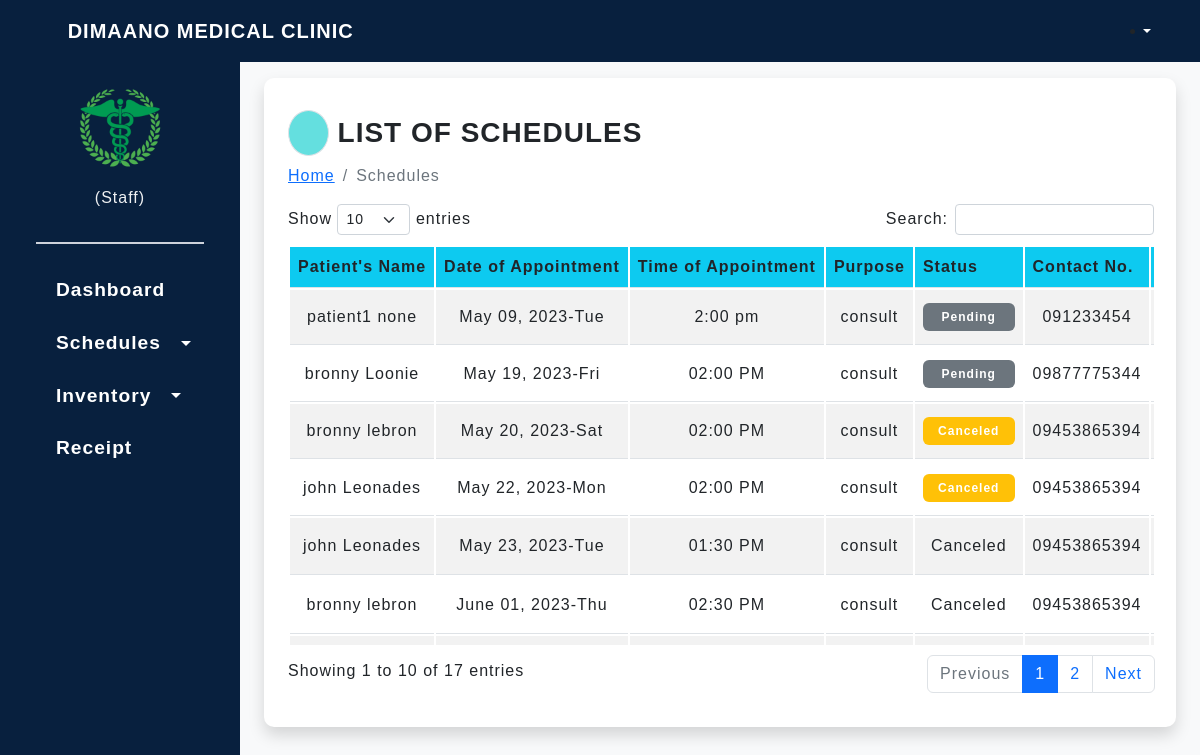
The page /schedules.php (signed in) on the database its author committed.
### tables this page shows
CREATE TABLE `schedule` (
  `id` int(11) NOT NULL,
  `patient` text NOT NULL,
  `date` date NOT NULL,
  `time_sched` text NOT NULL,
  `service` text NOT NULL,
  `contact_sched` text NOT NULL,
  `status` text NOT NULL,
  `notify_status` text NOT NULL
);

### schedules.php (the view, shortened to what this page needs)
<?php
include_once 'database/dbconn.php';
?>
<!DOCTYPE html>
<html lang="en">
<head>
    <link rel="stylesheet" href="css/bootstrap.min.css">
    <link rel="stylesheet" href="css/googleFonts.css">
    <link rel="stylesheet" href="css/main.css">
    <link rel="stylesheet" href="css/dataTables.min.css">
    <link rel="stylesheet" href="https://cdn.datatables.net/responsive/2.4.1/css/responsive.dataTables.min.css">
</head>
<body>
    <?php include('include/navbar.php') ?>
    <div class="d-flex bg-light" id="wrapper">
        <?php include('include/sidebar.php') ?>
        <div id="page-content-wrapper">
            <div class="container-fluid mt-3 px-4">
                <div class="bg-white p-4 shadow mb-4">
                    <div class="d-flex justify-content-between">
                        <h3 class="mt-2 text-uppercase fw-bold"><i class="fa-solid fa-calendar-days border rounded-circle secondary-bg2 p-2"></i> List of Schedules</h3>
                    </div>
                    <nav aria-label="breadcrumb">
                        <ol class="breadcrumb">
                            <li class="breadcrumb-item"><a href="home.php">Home</a></li>
                            <li class="breadcrumb-item active" aria-current="page">Schedules</li>
                        </ol>
                    </nav>
                    <div class="row">
                        <div class="col">
                            <table class="table table-striped display nowrap" id="tableSchedule" style="width: 100%;">
                                <thead class="bg-info">
                                    <tr>
                                        <th scope="col">Patient's Name</th>
                                        <th scope="col">Date of Appointment</th>
                                        <th scope="col">Time of Appointment</th>
                                        <th scope="col">Purpose</th>
                                        <th scope="col">Status</th>
                                        <th scope="col">Contact No.</th>
                                        <th scope="col" class="text-center">Date</th>
                                    </tr>
                                </thead>
                                <?php
                                $result = $mysqli->query("SELECT * FROM schedule ORDER BY id asc");
                                ?>
                                <tbody class="align-middle text-center">
                                    <?php while ($users = $result->fetch_assoc()) {
                                        $date = $users['sched_create'];
                                        $newdate = date("F d, Y - D h:i:s A", strtotime($date));
                                        $d = $users['date'];
                                        $a = explode(" ", $d);
                                        [$su] = $a;
                                        $newdate2 = date("F d, Y-D", strtotime($su));
                                    ?>
                                        <tr>
                                            <td><?php echo $users['patient'] ?></td>
                                            <td><?php echo $newdate2 ?></td>
                                            <td><?php echo $users['time_sched'] ?></td>
                                            <td><?php echo $users['service'] ?></td>
                                            <td>
                                                <div class="p-2 w-100 <?php echo ($users['status'] === 'pending' ? 'badge bg-secondary' : ($users['status'] === 'done' ? 'badge bg-success' : ($users['status'] === 'cancel' ? 'badge bg-warning' : ''))) ?>">
                                                    <?php
                                                    $n = $users['status'];
                                                    $a = ($n === 'pending') ? "Pending" : (($n === 'done') ? 'Done' : 'Canceled');
                                                    echo $a ?>
                                                </div>
                                            </td>
                                            <td><?php echo $users['contact_sched'] ?></td>
                                            <td><?php echo $newdate ?></td>
                                        </tr>
                                    <?php } ?>
                                </tbody>
                            </table>
                        </div>
                    </div>
                </div>
            </div>
        </div>
    </div>
</body>
</html>

### css/main.css (style rules this page uses)
:root { --second-bg-color: #c1efde; --blue: #64dfdf; }
* { margin: 0; padding: 0; box-sizing: border-box; letter-spacing: 1px; font-family: 'Poppins', sans-serif; }
.secondary-bg2 { background-color: var(--blue); }
.bg-white { border-radius: 10px; }
#page-content-wrapper { min-width: 100vw; }
@media (min-width: 1024px) { #page-content-wrapper { min-width: 0; width: 100%; } }

### schedules.php (style rules this page uses)
table thead { position: sticky; top: -1px; }

### rows shown on the page
schedule: patient "patient1 none", newdate2 "May 09, 2023-Tue", time_sched "2:00 pm", service "consult", status "Pending", contact_sched "091233454"
schedule: patient "bronny Loonie", newdate2 "May 19, 2023-Fri", time_sched "02:00 PM", service "consult", status "Pending", contact_sched "09877775344"
schedule: patient "bronny lebron", newdate2 "May 20, 2023-Sat", time_sched "02:00 PM", service "consult", status "Canceled", contact_sched "09453865394"
schedule: patient "john Leonades", newdate2 "May 22, 2023-Mon", time_sched "02:00 PM", service "consult", status "Canceled", contact_sched "09453865394"
schedule: patient "john Leonades", newdate2 "May 23, 2023-Tue", time_sched "01:30 PM", service "consult", status "Canceled", contact_sched "09453865394"
schedule: patient "bronny lebron", newdate2 "June 01, 2023-Thu", time_sched "02:30 PM", service "consult", status "Canceled", contact_sched "09453865394"
